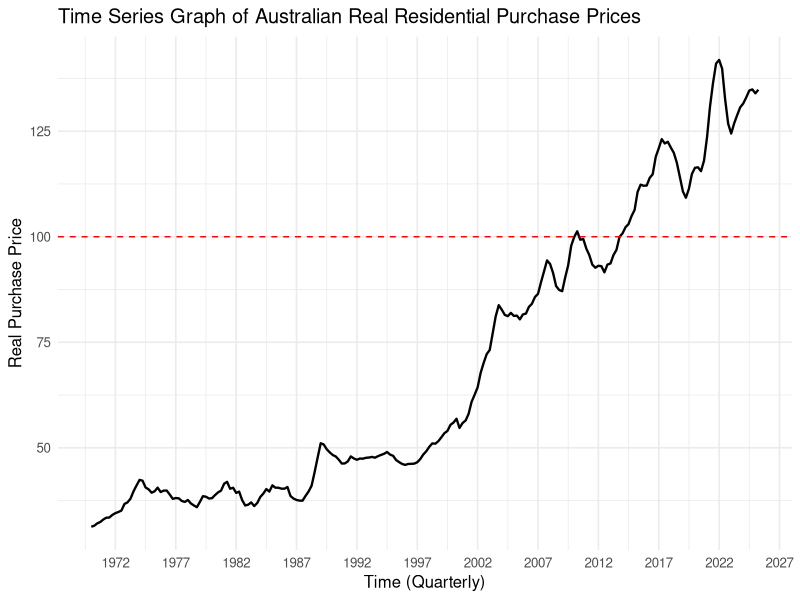
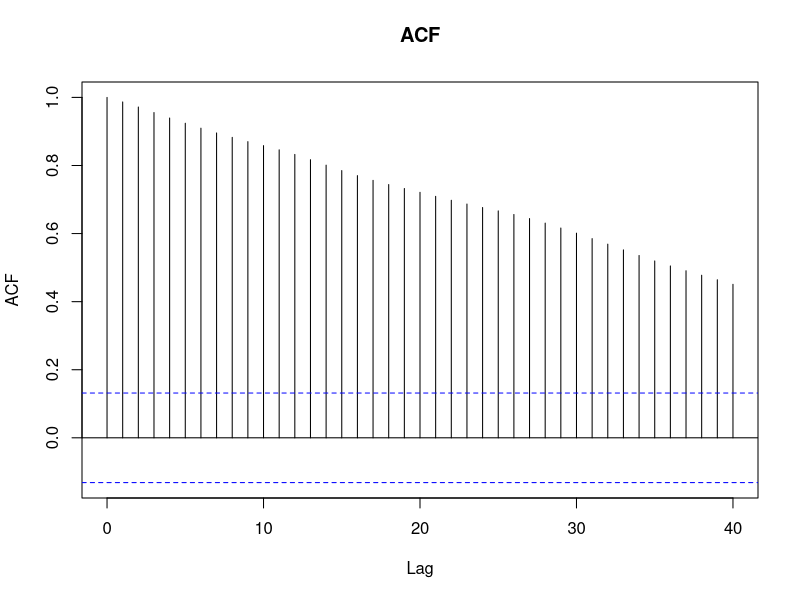
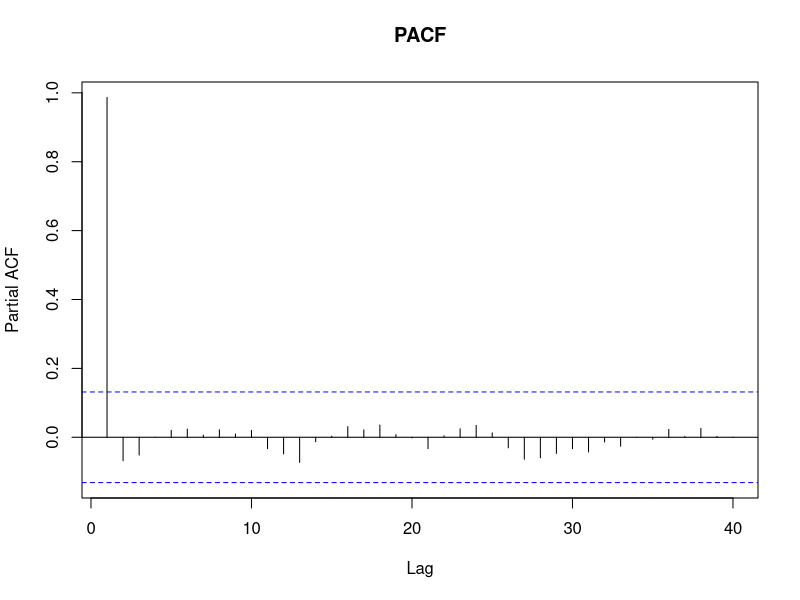
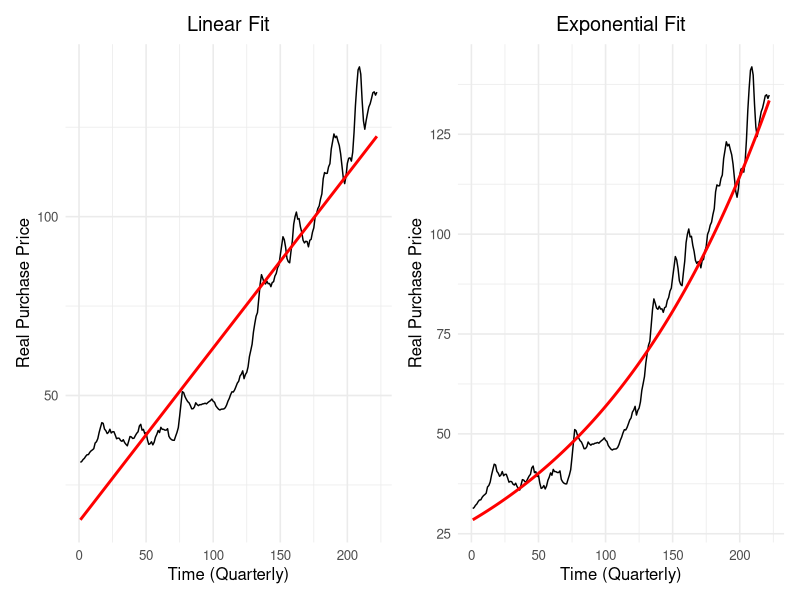
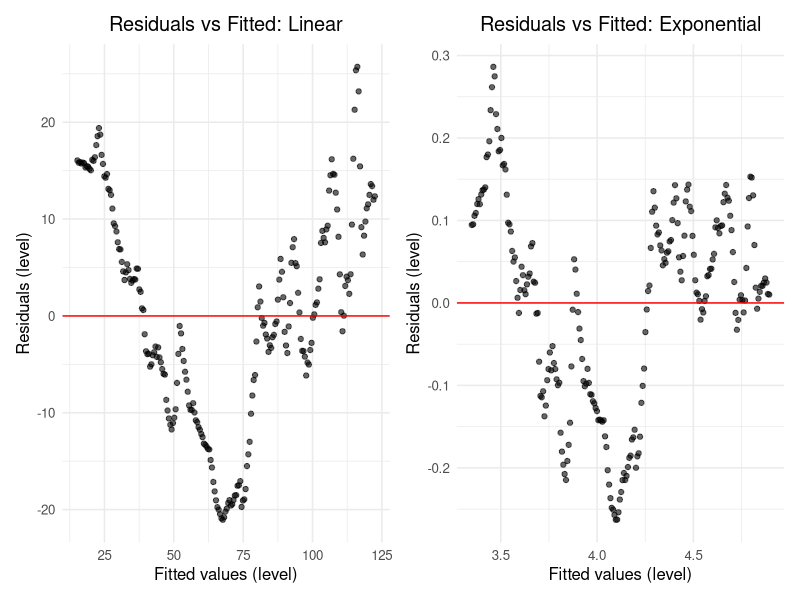
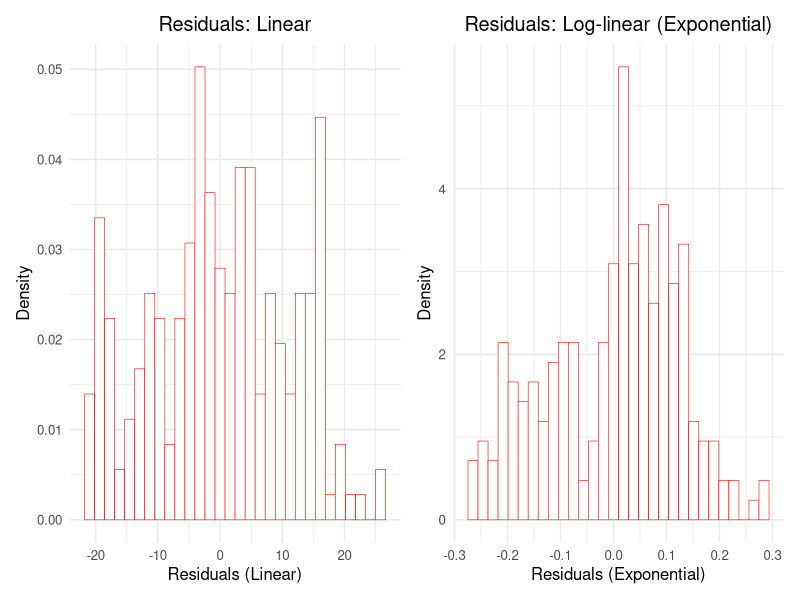
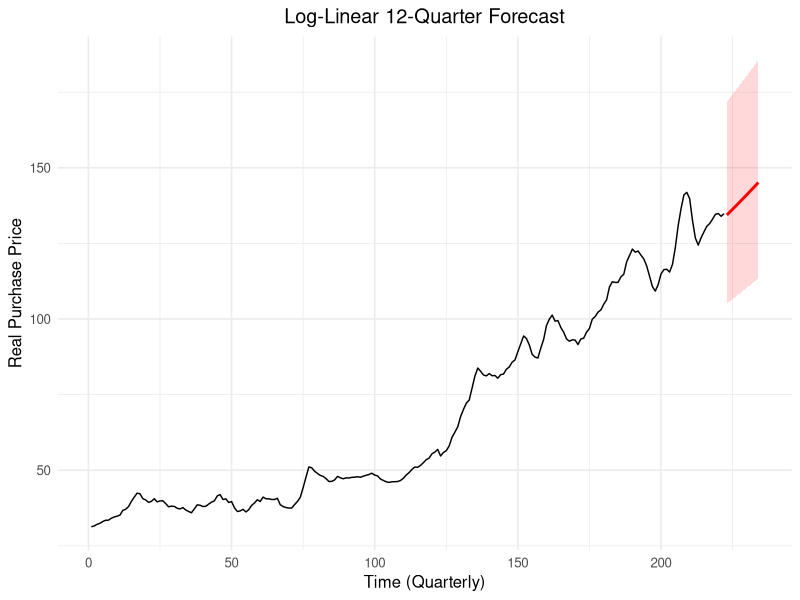

Recreate these plots in R, in order.
## ---- chunk 1
knitr::opts_chunk$set(echo = TRUE, cache = TRUE)
## ---- chunk 2
library(readr) ## reading in data
library(ggplot2) ## graphing
library(patchwork) ## displays multiple ggplots in one window
## ---- chunk 3
data <- read_csv("australia_gdp.csv")
## ---- chunk 4
head(data)
## ---- chunk 5
ggplot(data, aes(x = observation_date, y = QAUR628BIS)) +
  geom_line(linewidth = 0.8) + ## aesthetic preference 
  geom_hline(yintercept = 100, linetype = "dashed", color = "red") + ##not necessary but added to show baselevel
  labs( ## titles
    title = "Time Series Graph of Australian Real Residential Purchase Prices",
    x = "Time (Quarterly)",
    y = "Real Purchase Price"
  ) +
  scale_x_date(date_breaks = "5 years", date_labels = "%Y") + ## aesthetic preference 
  theme_minimal(base_size = 12) ## aesthetic preference 

## ---- chunk 6
y <- data$QAUR628BIS ## renaming for convenience
acf(y, lag.max = 40, main = "ACF") ## base r acf plot
pacf(y, lag.max = 40, main = "PACF") ## base r pacf plot
## ---- chunk 7
t <- seq_along(y) ## added for the linear trend, so that we can relate real price to quarter, not date

m1 <- lm(y ~ t) ## linear regression
m2 <- lm(log(y) ~ t) ## exponential (nonlinear) regression

df <- data.frame(t = t, y = y) ## puts the y and t variables into one dataframe for graphing purposes
df$fit_lin <- fitted(m1) ## generates predicted data from models
df$fit_exp <- exp(fitted(m2))  

p_lin <- ggplot(df, aes(t, y)) +
  geom_line() +
  geom_line(aes(y = fit_lin), linewidth = 1, color = "red") +
  labs(title = "Linear Fit",
       x = "Time (Quarterly)", y = "Real Purchase Price") + ## aesthetic preference 
  theme_minimal(base_size = 12) + ## aesthetic preference 
  theme(plot.title = element_text(hjust = 0.5)) ## centered title

p_exp <- ggplot(df, aes(t, y)) +
  geom_line() +
  geom_line(aes(y = fit_exp), linewidth = 1, color = "red") +
  labs(title = "Exponential Fit",
       x = "Time (Quarterly)", y = "Real Purchase Price")  + ## aesthetic preference 
  theme_minimal(base_size = 12) + ## aesthetic preference 
  theme(plot.title = element_text(hjust = 0.5)) ## centered title

(p_lin | p_exp) ## patchwork way to display multiple ggplots
## ---- chunk 8
dfm1 <- data.frame(fit = fitted(m1), res = resid(m1))
dfm2 <- data.frame(fit = fitted(m2), res = resid(m2))

res_lin <- ggplot(dfm1, aes(x = fit, y = res)) +
  geom_point(alpha = 0.6) + ## opacity
  geom_hline(yintercept = 0, color = "red") + ## middle line
  labs(x = "Fitted values (level)", y = "Residuals (level)",
       title = "Residuals vs Fitted: Linear") + ## aesthetic preference 
  theme_minimal(base_size = 12) +
  theme(plot.title = element_text(hjust = 0.5)) ## centered title

res_exp <- ggplot(dfm2, aes(x = fit, y = res)) +
  geom_point(alpha = 0.6) + ## opacity
  geom_hline(yintercept = 0, color = "red") + ## middle line
  labs(x = "Fitted values (level)", y = "Residuals (level)",
       title = "Residuals vs Fitted: Exponential") + ## aesthetic preference 
  theme_minimal(base_size = 12) +
  theme(plot.title = element_text(hjust = 0.5)) ## centered title

(res_lin | res_exp) # patchwork

## ---- chunk 9
hist_lin <- ggplot(dfm1, aes(x = res)) +
  geom_histogram(aes(y = after_stat(density)),
                 bins = 30, fill = "white", color = "red", linewidth = 0.2) + ## aesthetic
  labs(title = "Residuals: Linear",
       x = "Residuals (Linear)", y = "Density") +
  theme_minimal(base_size = 12) +
  theme(plot.title = element_text(hjust = 0.5)) ## centered title

hist_exp <- ggplot(dfm2, aes(x = res)) +
  geom_histogram(aes(y = after_stat(density)),
                 bins = 30, fill = "white", color = "red", linewidth = 0.2) + ## aesthetic
  labs(title = "Residuals: Log-linear (Exponential)",
       x = "Residuals (Exponential)", y = "Density") +
  theme_minimal(base_size = 12) +
  theme(plot.title = element_text(hjust = 0.5)) ## centered title

(hist_lin | hist_exp) 
## ---- chunk 10
summary(m1)
summary(m2)
## ---- chunk 11
AIC(m1)
AIC(m2)

BIC(m1)
BIC(m2)
## ---- chunk 12
h <- 12 ## future periods (measured in quarters)
t_future <- max(t) + seq_len(h) ##adding in data


pred  <- predict(m2, newdata = data.frame(t = t_future),
                 interval = "prediction", level = 0.95) ## predicting new points
fc <- data.frame( ## new data
  t     = t_future,
  mean  = exp(pred[, "fit"]), ## expected value
  lower = exp(pred[, "lwr"]), ##lower bound
  upper = exp(pred[, "upr"]) ## upper bound
)



ggplot() +
  geom_line(data = df, aes(t, y)) + ## plotting the historical data
  geom_ribbon(data = fc, aes(t, ymin = lower, ymax = upper), fill = "red", alpha = 0.15) + ## adding the bounds
  geom_line(data = fc, aes(t, mean), color = "red", linewidth = 1) + ## predicted data
  labs(title = "Log-Linear 12-Quarter Forecast",
       x = "Time (Quarterly)", y = "Real Purchase Price") +
  theme_minimal(base_size = 12) +
  theme(plot.title = element_text(hjust = 0.5)) ## centered title
  
